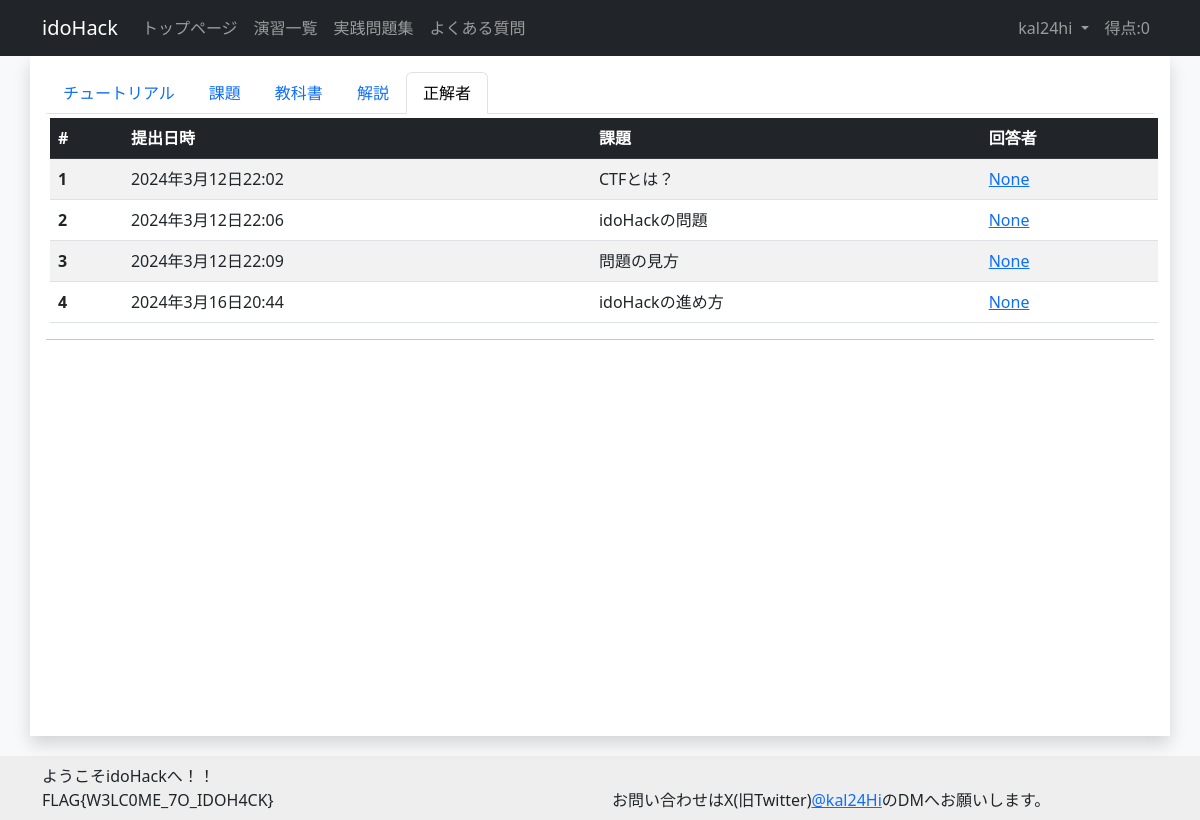
The page /exercise/1/submit/ (signed in) on the database as committed earlier.
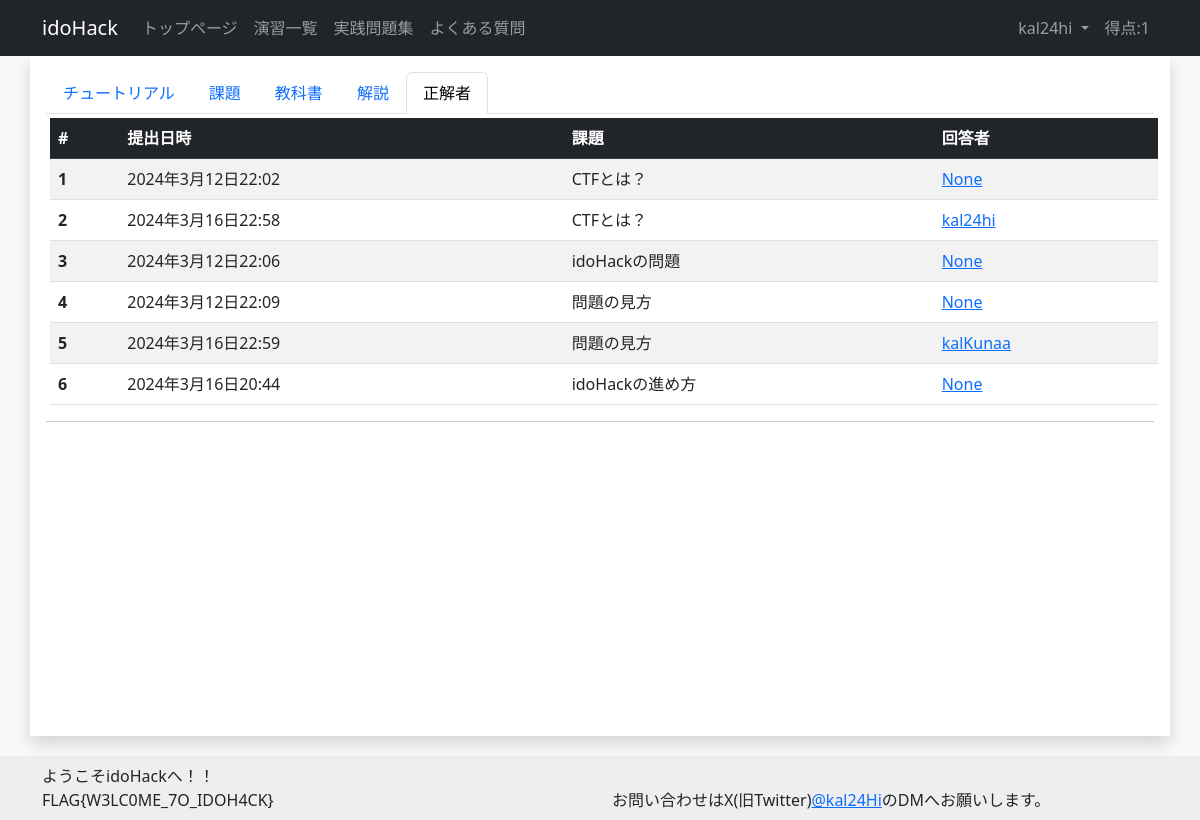
The same page on the database as committed later.
### account/models.py (models this page shows)
class CustomUser(AbstractUser):
    total_score = models.IntegerField(default=0, verbose_name="総得点") # ユーザの総得点
    biography = models.TextField(max_length=500, blank=True, verbose_name="自己紹介") # ユーザの自己紹介
    twitter_url = models.URLField(max_length=200, blank=True, verbose_name="TwitterURL") # ユーザのTwitterのURL
    github_url = models.URLField(max_length=200, blank=True, verbose_name="GitHubURL") # ユーザのGitHubのURL
    linkedin_url = models.URLField(max_length=200, blank=True, verbose_name="LinkedInURL") # ユーザのLinkedInのURL
    country = models.CharField(max_length=100, blank=True, verbose_name="国籍") # ユーザの国籍
    occupation = models.CharField(max_length=50, verbose_name="職業", choices=(('Student', '学生'),
                                          ('teacher', '教員'),
                                          ('SecurityEngineer', 'セキュリティエンジニア'),
                                          ('IT', 'IT職'),
                                          ('other', 'その他')))
    is_active = models.BooleanField(default=True, verbose_name="アクティブユーザ") # ユーザがアクティブかどうか
    is_staff = models.BooleanField(default=False, verbose_name="スタッフユーザ") # ユーザがスタッフかどうか
    is_writer = models.BooleanField(default=False, verbose_name="作問ユーザ") # ユーザが作問者かどうか

### challenge/models.py (models this page shows, shortened)
class ExerciseModel(models.Model):
    category = models.ForeignKey(CategoryModel, on_delete=models.SET_NULL, null=True, verbose_name="カテゴリ") # カテゴリ
    exercise_number = models.IntegerField(default=0, verbose_name="番号") # 演習の番号
    exercise_title = models.CharField(max_length=100, default="", verbose_name="タイトル") # 演習のタイトル
    summary = models.TextField(blank=True, default="", verbose_name="概要") # 演習の概要
    exercise_discription = MDTextField(default="", verbose_name="説明") # 演習の説明
    visible = models.BooleanField(default=False, verbose_name="一般ユーザへの公開") # 演習が公開されているかどうか
    textbook = MDTextField(blank=True, verbose_name="教科書") # 教科書のURL
    explanation = MDTextField(blank=True, verbose_name="解説") # 解説のURL
    created_at = models.DateTimeField(auto_now_add=True, verbose_name="作成日時") # 課題の作成日時
    updated_at = models.DateTimeField(auto_now=True, verbose_name="作成日時") # 課題の更新日時
    class Meta:
        verbose_name = 'Exercise'

class SubmitModel(models.Model):
        challenge_title = models.ForeignKey(ChallengeModel, to_field="challenge_title", on_delete=models.SET_NULL, null=True, verbose_name="課題") # 課題
        username = models.ForeignKey(CustomUser, to_field="username", on_delete=models.SET_NULL, null=True, verbose_name="ユーザ") # ユーザ
        submit_time = models.DateTimeField(auto_now_add=True, verbose_name="提出日時") # 提出日時
        class Meta:
            verbose_name = 'Submit'

class ChallengeModel(models.Model):
    category = models.ForeignKey(CategoryModel, on_delete=models.SET_NULL, null=True, verbose_name="カテゴリ") # カテゴリ
    exercise_title = models.ForeignKey(ExerciseModel, on_delete=models.SET_NULL, null=True, verbose_name="演習名") # 演習のタイトル
    challenge_number = models.IntegerField(default=0, verbose_name="番号") # 課題の番号
    challenge_title = models.CharField(max_length=100,  default="", verbose_name="タイトル", unique=True) # 課題のタイトル
    score = models.IntegerField(default="", verbose_name="配点") # 課題の配点
    flag = models.CharField(max_length=100,  default="", verbose_name="フラグ") # フラグ
    visible = models.BooleanField(default=False, verbose_name="一般ユーザへの公開") # 課題が公開されているかどうか
    is_practice = models.BooleanField(default=False, verbose_name="実戦問題に表示する。") # 実戦問題かどうか
    discription = MDTextField(default="", verbose_name="説明") # 課題の説明
    hint_one = models.CharField(max_length=200, default="", blank=True, verbose_name="ヒントその１")
    hint_two = models.CharField(max_length=200, default="", blank=True, verbose_name="ヒントその２")
    hint_three = models.CharField(max_length=200, default="", blank=True, verbose_name="ヒントその３")
    cleared_count = models.IntegerField(default=0, verbose_name="クリア者数") # 課題をクリアした人数
    created_at = models.DateTimeField(auto_now_add=True, verbose_name="作成日時") # 課題の作成日時
    updated_at = models.DateTimeField(auto_now=True, verbose_name="更新日時") # 課題の更新日時
    def __str__(self):
        return self.challenge_title
    class Meta:
        verbose_name = 'Challenge'

### challenge/views.py (the view)
# urls.py: path('exercise/<int:pk>/submit/', views.SubmitView.as_view(), name='submit'),
class SubmitView(LoginRequiredMixin, ListView):
    model = SubmitModel
    template_name = 'challenge/exercise_submit.html'
    context_object_name = 'submit_list'
    def get_queryset(self) -> Any:
        exercise = ExerciseModel.objects.get(pk=self.kwargs['pk'])
        challenge = ChallengeModel.objects.filter(exercise_title=exercise)
        submit_list = []
        for c in challenge:
            submit_list += SubmitModel.objects.filter(challenge_title=c)
        return submit_list
    def get_context_data(self, **kwargs: Any) -> Any:
        context = super().get_context_data(**kwargs)
        context['exercise_detail'] = ExerciseModel.objects.get(pk=self.kwargs['pk'])
        return context

### templates/challenge/exercise_submit.html
{% extends "base.html" %}
{% block content %}
<ul class="nav nav-tabs">
  <li class="nav-item">
    <a class="nav-link" aria-current="page" href="{%url 'exercise_detail' exercise_detail.id%}">{{exercise_detail.exercise_title}}</a>
  </li>
  <li class="nav-item">
    <a class="nav-link" aria-current="page" href="{%url 'challenge_list' exercise_detail.id%}">課題</a>
  </li>
  {% if exercise_detail.exercise_title != "実戦問題集"%}
  <li class="nav-item">
    <a class="nav-link" aria-current="page" href="{%url 'textbook' exercise_detail.id%}">教科書</a>
  </li>
  <li class="nav-item">
    <a class="nav-link" aria-current="page" href="{%url 'explanation' exercise_detail.id%}">解説</a>
  </li>
  {% endif %}
  <li class="nav-item">
    <a class="nav-link active" aria-current="page" href="{%url 'submit' exercise_detail.id%}">正解者</a>
  </li>
</ul>
<table class="table table-striped table-hover m-1">
  <thead>
    <tr class="table-dark">
      <th scope="col">#</th>
      <th scope="col">提出日時</th>
      <th scope="col">課題</th>
      <th scope="col">回答者</th>
    </tr>
  </thead>
  <tbody>
        {%for submit in submit_list%}
        <tr>
            <th scope="row">{{forloop.counter}}</th>
            <td>{{submit.submit_time}}</td>
            <td>{{submit.challenge_title}}</td>
            <td><a href="{%url 'profile' submit.username%}">{{submit.username}}</a></td>
        </tr>
        {%endfor%}
  </tbody>
</table>
{% endblock %}

### templates/base.html (shortened to what this page needs)
{% load static %}
<!DOCTYPE html>
<html style="height: 100%;">
<head>
    <link href="{% static 'mdeditor/css/editormd.min.css' %}" rel="stylesheet">
    <link href="{% static 'mdeditor/css/editormd.preview.css' %}" rel="stylesheet">
    <link href="https://cdn.jsdelivr.net/npm/bootstrap@5.3.0/dist/css/bootstrap.min.css" rel="stylesheet"
>
</head>
<body class="bg-light" style="height: 100%;">
<nav class="navbar navbar-expand-lg navbar-dark bg-dark sticky-top">
  <div class="container">
    <a class="navbar-brand " href="#">idoHack</a>
      <div class="collapse navbar-collapse" id="navbarNavDropdown">
        <ul class="navbar-nav me-auto">
          <li class="nav-item">
            <a class="nav-link" href="{%url 'index'%}">トップページ</a>
          </li>
          <li class="nav-item">
            <a class="nav-link" href="{%url 'exercise_list'%}">演習一覧</a>
          </li>
          <li class="nav-item">
            <a class="nav-link" href="{%url 'exercise_detail' 6%}">実践問題集</a>
          </li>
          <li class="nav-item">
            <a class="nav-link" href="{%url 'faq'%}">よくある質問</a>
          </li>
        </ul>
        <ul class="navbar-nav">
        {% if user.is_authenticated %}
        <li class="nav-item dropdown">
          <a class="nav-link dropdown-toggle" href="#" role="button" data-bs-toggle="dropdown" aria-expanded="false">
            {{user.username}}
          </a>
        </li>
        <li class="nav-item">
          <a class="nav-link">得点:{{user.total_score}}</a>
        </li>
        {% endif %}
        </ul>
      </div>
  </div>
</nav>
<body>
<div class="container shadow p-3 bg-white" style="min-height: 85%; position: relative;">
    {% block content %}{% endblock content%}
    <hr>
</div>
<div class="p-2" style="background-color:#EEEEEE; margin-top: 20px; margin-bottom: 10%; width: 100%;">
  <div class="container">
    <div class="row">
      <div class="col-md-6">
        ようこそidoHackへ！！</br>
        FLAG{W3LC0ME_7O_IDOH4CK}</br>
      </div>
      <div class="col-md-6">
        お問い合わせはX(旧Twitter)<a href="https://twitter.com/kal24Hi" target="_blank" rel="noopener noreferrer">@kal24Hi</a>のDMへお願いします。
      </div>
    </div>
  </div>
</div>
</body>

Rows that differ between the two databases and show on the page:
changed CustomUser "kal24hi": total_score "0" → "1"
added SubmitModel: submit_time "2024年3月16日22:58", challenge_title "CTFとは？", username "kal24hi"
added SubmitModel: submit_time "2024年3月16日22:59", challenge_title "問題の見方", username "kalKunaa"
